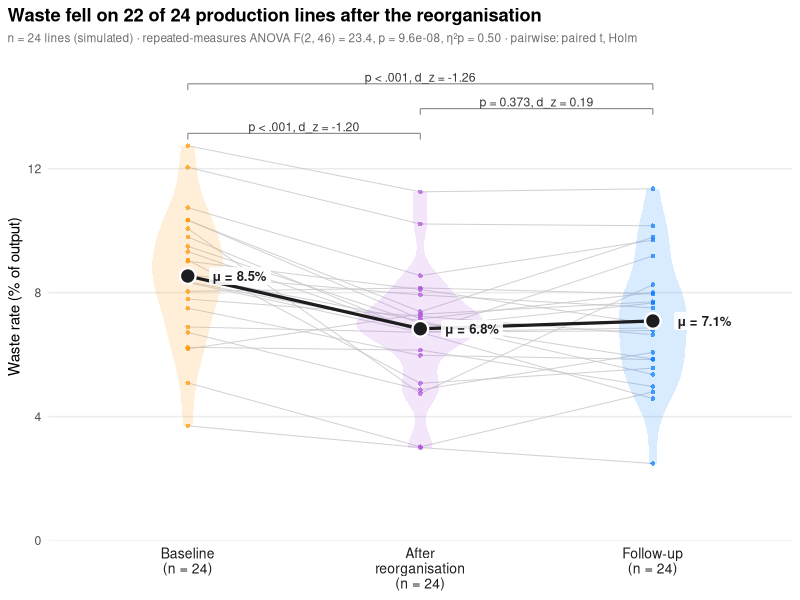

Reproduce this figure in R.
# Within-subjects comparison: the R equivalent of plot.py
# Simulated data, set in the context of Warin, d'Anglade & de Marcellis-Warin (2025) [warin2025waste]
# R and NumPy draw different random numbers, so the values differ slightly from the Python figure.
library(ggplot2)

set.seed(2025)

# Data: waste rate (% of output) of the same 24 lines at three stages
conditions <- c("Baseline", "After\nreorganisation", "Follow-up")
n <- 24
level <- rnorm(n, 8, 1.8)                       # each line's own level
wide <- sapply(c(0, -1.8, -1.4), function(shift) level + shift + rnorm(n, 0, 0.9))
long <- data.frame(id = factor(rep(1:n, 3)),
                   condition = factor(rep(conditions, each = n), levels = conditions),
                   waste = as.vector(wide))

# Repeated-measures ANOVA + partial eta squared
aov_table <- summary(aov(waste ~ condition + Error(id / condition), data = long))[["Error: id:condition"]][[1]]
Fv <- aov_table[["F value"]][1]
df <- aov_table[["Df"]]
eta_p <- Fv * df[1] / (Fv * df[1] + df[2])

# Pairwise paired t-tests (Holm) with Cohen's d_z; brackets stacked from the shortest to the longest
pairs <- as.data.frame(t(combn(3, 2)))
names(pairs) <- c("i", "j")
pairs$p <- p.adjust(mapply(function(i, j) t.test(wide[, j], wide[, i], paired = TRUE)$p.value,
                           pairs$i, pairs$j), method = "holm")
pairs$dz <- mapply(function(i, j) mean(wide[, j] - wide[, i]) / sd(wide[, j] - wide[, i]),
                   pairs$i, pairs$j)
pairs <- pairs[order(pairs$j - pairs$i), ]
top <- max(wide) + 0.4
pairs$y <- top + (seq_len(nrow(pairs)) - 1) * 0.8
pairs$label <- sprintf("%s, d_z = %.2f",
                       ifelse(pairs$p < 0.001, "p < .001", sprintf("p = %.3f", pairs$p)), pairs$dz)

means <- aggregate(waste ~ condition, data = long, FUN = mean)
fell <- sum(wide[, 2] < wide[, 1])
p <- ggplot(long, aes(condition, waste)) +
  geom_line(aes(group = id), colour = "#C7C7CC", linewidth = 0.35, alpha = 0.8) +   # one line per subject
  geom_violin(aes(fill = condition), alpha = 0.15, colour = NA, width = 0.55) +
  geom_point(aes(colour = condition), size = 1.6, alpha = 0.7, stroke = 0) +
  geom_line(data = means, aes(group = 1), colour = "#1D1D1F", linewidth = 1.1) +
  geom_point(data = means, shape = 21, size = 4.5, fill = "#1D1D1F", colour = "white", stroke = 1.2) +
  geom_label(data = means, aes(label = sprintf("μ = %.1f%%", waste)), fill = "white", alpha = 0.9,
             label.size = 0, fontface = "bold", size = 3.3, hjust = 0, colour = "#1D1D1F",
             position = position_nudge(x = 0.09)) +
  # Significance brackets
  geom_segment(data = pairs, aes(x = i, xend = j, y = y, yend = y), colour = "#8E8E93", linewidth = 0.4) +
  geom_segment(data = pairs, aes(x = i, xend = i, y = y - 0.2, yend = y), colour = "#8E8E93",
               linewidth = 0.4) +
  geom_segment(data = pairs, aes(x = j, xend = j, y = y - 0.2, yend = y), colour = "#8E8E93",
               linewidth = 0.4) +
  geom_text(data = pairs, aes(x = (i + j) / 2, y = y + 0.07, label = label), vjust = 0, size = 3.1,
            colour = "#3A3A3C") +
  scale_colour_manual(values = c("#FF9500", "#AF52DE", "#007AFF"), aesthetics = c("colour", "fill"),
                      guide = "none") +
  scale_x_discrete(labels = sprintf("%s\n(n = %d)", conditions, n)) +
  scale_y_continuous(limits = c(0, top + 3 * 0.8 + 0.2), expand = c(0, 0)) +
  labs(title = sprintf("Waste fell on %d of %d production lines after the reorganisation", fell, n),
       subtitle = sprintf(paste("n = %d lines (simulated) · repeated-measures ANOVA F(%.0f, %.0f) = %.1f,",
                                "p = %.1e, η²p = %.2f · pairwise: paired t, Holm"),
                          n, df[1], df[2], Fv, aov_table[["Pr(>F)"]][1], eta_p),
       x = NULL, y = "Waste rate (% of output)") +
  theme_minimal(base_size = 11) +
  theme(plot.title = element_text(face = "bold"),
        plot.title.position = "plot",
        plot.subtitle = element_text(size = 8.5, colour = "#6E6E73"),
        axis.text.x = element_text(colour = "#1D1D1F", size = 10),
        panel.grid.minor = element_blank(), panel.grid.major.x = element_blank())
print(p)
